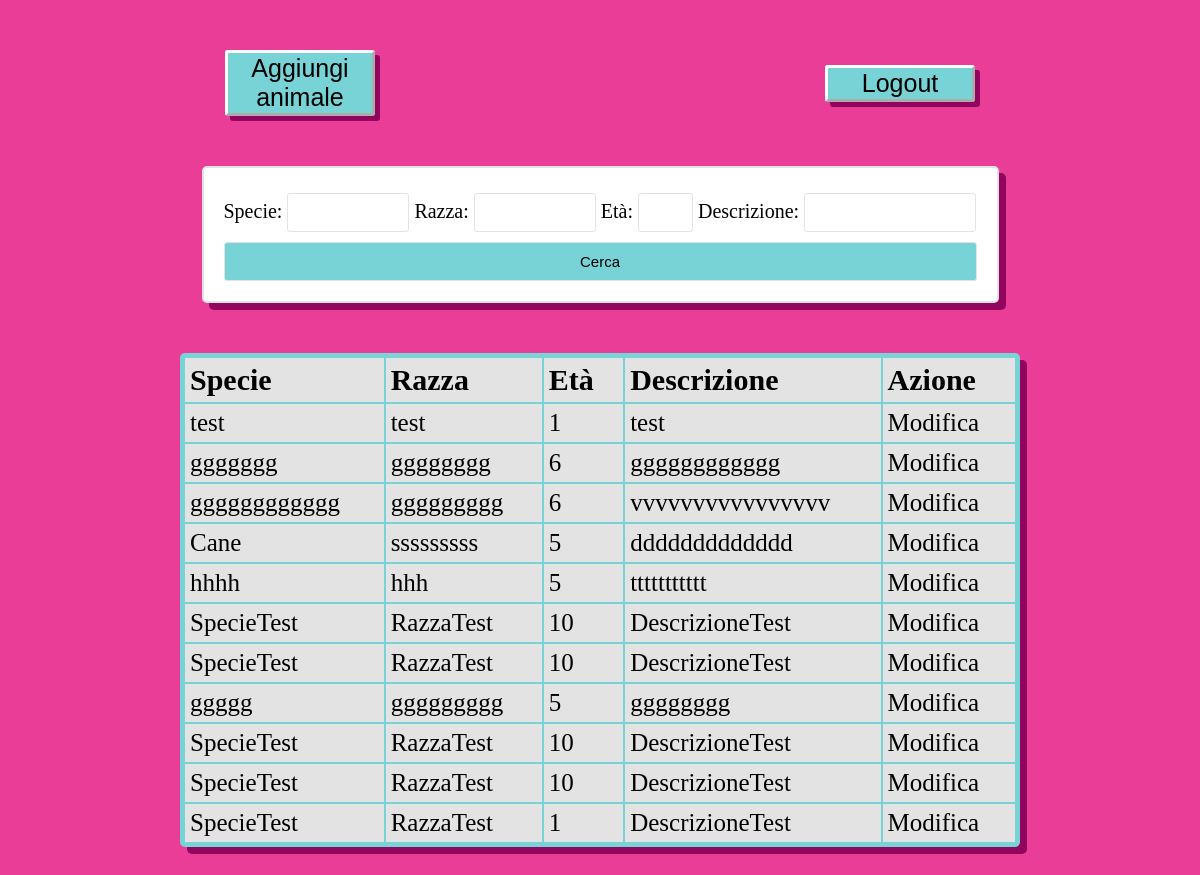
/lista_animaliAmministratore/, run on the app's committed database.
### adozione/models.py (models this page shows, shortened)
class Animale(models.Model):
    ID_animale = models.AutoField(primary_key=True)
    specie = models.CharField(max_length=100)
    razza = models.CharField(max_length=50)
    età = models.IntegerField(default=0)
    descrizione = models.CharField(max_length=400)

### adozione/views.py (the view)
# urls.py: path('lista_animaliAmministratore/', views.lista_animaliAmministratore, name = 'lista_animaliAmministratore'),
def lista_animaliAmministratore(request):
    animali = Animale.objects.all()
    myFilter = AnimalFilter(request.GET, queryset=animali)
    animali = myFilter.qs
    context = {'animali': animali, 'myFilter': myFilter}
    return render(request, "lista_animaliAmministratore.html", context)

### adozione/templates/lista_animaliAmministratore.html (shortened to what this page needs)
{% load static %}
<!DOCTYPE html>
<html>
    <head>
        <link rel="stylesheet" type="text/css" href="{% static 'styles.css' %}">
    </head>
    <body>
        <div class="navbar">
            <a class="button_link" href="{% url 'aggiungiAnimale' %}">
                <button class="pulsante" >Aggiungi animale</button>
            </a>
            <a class="button_link" href="{% url 'logout' %}">
                <button class="pulsante" >Logout</button>
            </a>
        </div>
        <form id= "form_ricerca" method="get">
            {{myFilter.form}}
            <button class="btn btn-primary" type="submit"> Cerca </button>
        </form>
        <table>
            <thead>
                <th>Specie</th>
                <th>Razza</th>
                <th>Età</th>
                <th>Descrizione</th>
                <th>Azione</th>
            </thead>
            <tbody>
                {% for animal in animali %}
                <tr id={{animal.ID_animale}}>
                    <td>{{ animal.specie }}</td>
                    <td>{{ animal.razza }}</td>
                    <td>{{ animal.età }}</td>
                    <td>{{ animal.descrizione }}</td>
                    <td>
                        <a href="{% url 'modifica_animale' animal.ID_animale %}" class="pulsante pulsante_tabella">Modifica</a>
                    </td>
                    </tr>
                {% endfor %}
            </tbody>
        </table>
    </body>
</html>

### adozione/static/styles.css (style rules this page uses)
* { background-color: rgb(233, 61, 152) ; margin: 0; }
.navbar { display: flex; align-items: center; justify-content: space-around; }
.button_link { width: 150px; margin-top: 50px; align-self: center; }
.pulsante { background-color: rgb(119, 211, 213); border-color: #fff; border-width: 3px; width: 100%; font-size: 25px; box-shadow: 5px 5px rgb(146, 5, 94); border-radius: 3px; }
a, a:hover, a:focus, a:active { text-decoration: none; color: inherit; }
.pulsante_tabella { background: #e3e3e3; box-shadow: none; }
table { background-color: rgb(119, 211, 213); margin: auto; margin-top: 50px; text-align: left; width: 70%; padding: 3px; box-shadow: 7px 7px rgb(146, 5, 94); border-radius: 5px; margin-bottom: 100px; }
th, td { background-color: #e3e3e3; font-size: 30px; padding: 5px; padding-right: 20px; }
td { font-size: 25px; }
form { max-width: 400px; margin: auto; padding: 20px; border: 2px solid #e3e3e3; border-radius: 5px; box-shadow: 7px 7px rgb(146, 5, 94); background-color: #fff; margin-top: 50px; font-size: 20px; }
form label { background-color: #fff; }
form input[type="text"], form input[type="email"], form input[type="password"], form select, #id_età { width: 90%; padding: 10px; margin-bottom: 10px; margin-top: 5px; border: 1.5px solid #e3e3e3; border-radius: 3px; background-color: #fff; }
form button[type="submit"], input { width: 100%; padding: 10px; background-color: rgb(119, 211, 213); color: #fff; border: 1px solid #e3e3e3; border-radius: 3px; font-size: 15px; color:black; }
#id_specie, #id_razza { width: 100px; }
#id_età { width: 33px; }
#id_descrizione { width: 150px; }
#form_ricerca { width: 753px; max-width: none; }

### data on the page
Animale: specie "test", razza "test", età "1", descrizione "test"
Animale: specie "ggggggg", razza "gggggggg", età "6", descrizione "gggggggggggg"
Animale: specie "gggggggggggg", razza "ggggggggg", età "6", descrizione "vvvvvvvvvvvvvvvv"
Animale: specie "Cane", razza "sssssssss", età "5", descrizione "ddddddddddddd"
Animale: specie "hhhh", razza "hhh", età "5", descrizione "ttttttttttt"
Animale: specie "SpecieTest", razza "RazzaTest", età "10", descrizione "DescrizioneTest"
Animale: specie "SpecieTest", razza "RazzaTest", età "10", descrizione "DescrizioneTest"
Animale: specie "ggggg", razza "ggggggggg", età "5", descrizione "gggggggg"
Animale: specie "SpecieTest", razza "RazzaTest", età "10", descrizione "DescrizioneTest"
Animale: specie "SpecieTest", razza "RazzaTest", età "10", descrizione "DescrizioneTest"
Animale: specie "SpecieTest", razza "RazzaTest", età "1", descrizione "DescrizioneTest"
